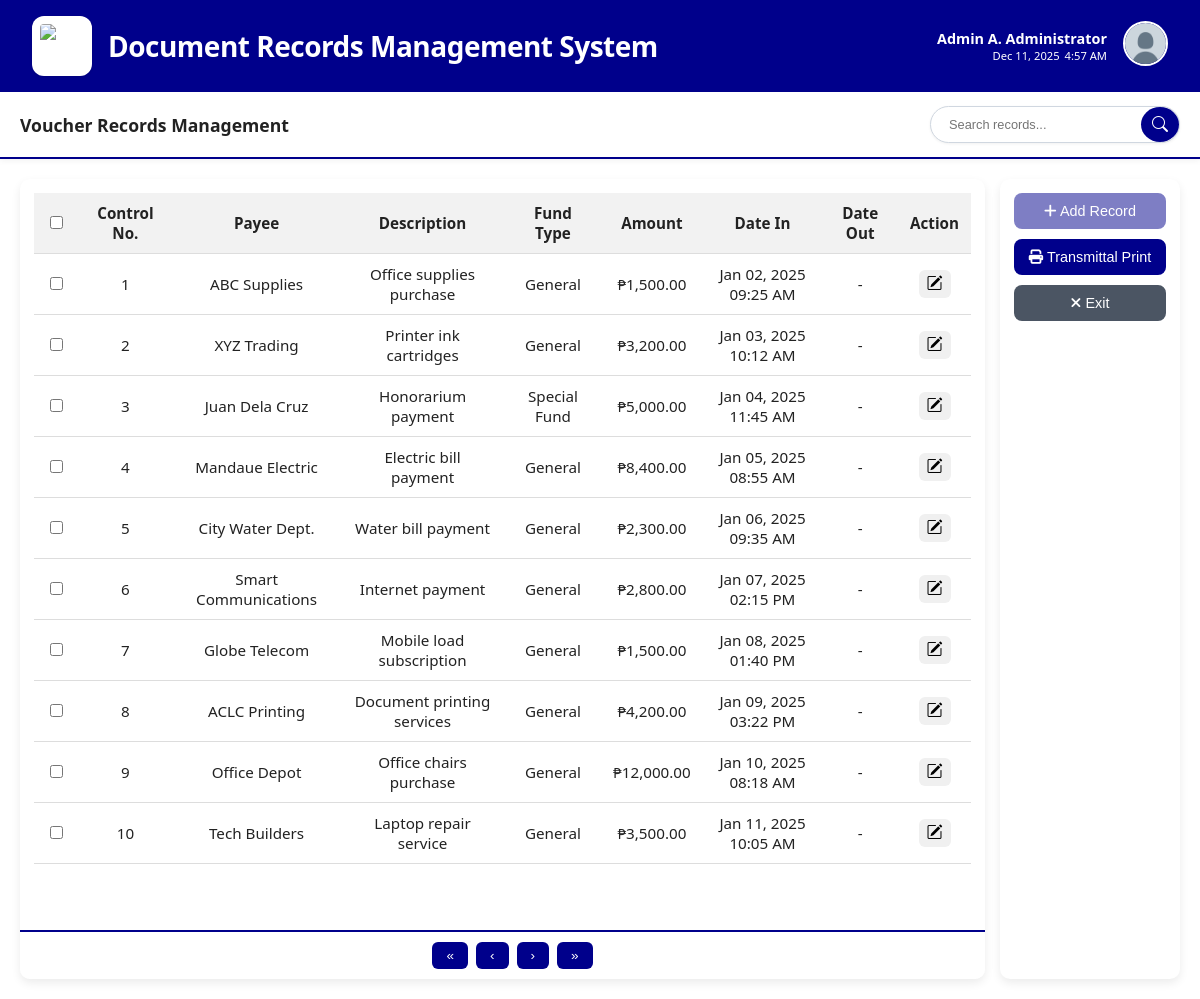
Screenshot of /users/document_voucher.php (signed in) with the database file from the repository.
### tables this page shows
CREATE TABLE `users` (
  `id` int(11) NOT NULL,
  `first_name` varchar(100) NOT NULL,
  `middle_initial` varchar(5) DEFAULT NULL,
  `last_name` varchar(100) NOT NULL,
  `username` varchar(100) NOT NULL,
  `email` varchar(255) NOT NULL,
  `password` varchar(255) NOT NULL,
  `role` enum('admin','encoder') NOT NULL,
  `status` enum('Active','Inactive') NOT NULL DEFAULT 'Active',
  `permissions` longtext DEFAULT NULL CHECK (json_valid(`permissions`)),
  `created_at` timestamp NOT NULL DEFAULT current_timestamp()
);

CREATE TABLE `documents` (
  `id` int(11) NOT NULL,
  `user_id` int(11) NOT NULL,
  `control_no` varchar(50) NOT NULL,
  `payee` varchar(255) NOT NULL,
  `description` text NOT NULL,
  `amount` decimal(20,2) NOT NULL,
  `date_in` datetime DEFAULT NULL,
  `date_out` datetime DEFAULT NULL,
  `fund_type` varchar(100) DEFAULT NULL,
  `bank_channel` varchar(100) DEFAULT NULL,
  `check_date` datetime DEFAULT NULL,
  `status` enum('In','Out','Check Out','Check Release') DEFAULT 'In',
  `check_no` varchar(50) DEFAULT NULL,
  `transmittal_id` varchar(5) DEFAULT NULL,
  `created_at` timestamp NOT NULL DEFAULT current_timestamp()
);

### users/document_voucher.php (the view, shortened to what this page needs)
<?php
include "../db.php";
$user_id = $_SESSION['user_id'];
$query = $conn->prepare("SELECT first_name, middle_initial, last_name, username, permissions FROM users WHERE id = ?");
$query->bind_param("i", $user_id);
$query->execute();
$result = $query->get_result();
if ($result->num_rows > 0) {
    $user = $result->fetch_assoc();
    $full_name = trim(
        ($user['first_name'] ?? '') . ' ' .
        (!empty($user['middle_initial']) ? strtoupper(substr($user['middle_initial'], 0, 1)) . '. ' : '') .
        ($user['last_name'] ?? '')
    );
} else {
    $full_name = $_SESSION['username'] ?? "User";
}
$user_permissions = [];
$canAccessVoucher = in_array("voucher_records", $user_permissions);
$currentDate = date("M d, Y");
?>
<!DOCTYPE html>
<html lang="en">
<head>
<link rel="stylesheet" href="../assets/css/users/document_voucher.css">
<link rel="stylesheet" href="https://cdnjs.cloudflare.com/ajax/libs/font-awesome/6.4.0/css/all.min.css">
<link rel="stylesheet" href="https://cdn.jsdelivr.net/npm/bootstrap-icons@1.13.1/font/bootstrap-icons.min.css">
</head>
<body>
<div class="header">
    <img src="../assets/images/office-of-treasurer.png" alt="Logo" class="logo">
    <h1>Document Records Management System</h1>
    <div class="header-right">
        <div class="header-user">
            <strong><?php echo htmlspecialchars($full_name); ?></strong>
            <span id="dateTime"><?php echo $currentDate; ?> <span id="liveTime"></span></span>
        </div>
        <div class="profile-container" style="position: relative;">
            <img src="../assets/images/profile.png" alt="Profile" class="header-profile" id="profileBtn">
        </div>
    </div>
</div>
<div class="navbar">
    <div class="left">
        Voucher Records Management
    </div>
    <div class="right">
        <div class="search-container">
            <input type="text" id="tableSearch" placeholder="Search records..." />
            <button id="searchBtn"><i class="bi bi-search"></i></button>
        </div>
    </div>
</div>
<div class="main-content">
    <div class="table-container">
        <table id="recordsTable">
            <thead>
                <tr>
                    <th><input type="checkbox" id="selectAll"></th>
                    <th>Control No.</th>
                    <th>Payee</th>
                    <th>Description</th>
                    <th>Fund Type</th>
                    <th>Amount</th>
                    <th>Date In</th>
                    <th>Date Out</th>
                    <th>Action</th>
                </tr>
            </thead>
            <tbody>
                <?php
                $result = $conn->query("SELECT * FROM documents WHERE date_out IS NULL");
                while ($row = $result->fetch_assoc()) {
                    $dateIn = $row['date_in'] ? date('M d, Y h:i A', strtotime($row['date_in'])) : '-';
                    $dateOut = $row['date_out'] ? date('M d, Y h:i A', strtotime($row['date_out'])) : '-';
                    echo "<tr>
                        <td><input type='checkbox' class='rowCheckbox' value='{$row['id']}' onclick='event.stopPropagation();'></td>
                        <td>{$row['control_no']}</td>
                        <td>{$row['payee']}</td>
                        <td>{$row['description']}</td>
                        <td>{$row['fund_type']}</td>
                        <td>₱" . number_format($row['amount'], 2) . "</td>
                        <td>{$dateIn}</td>
                        <td>{$dateOut}</td>
                        <td onclick='event.stopPropagation()'>
                            <button class='action-btn' onclick='showActionOptions({$row['id']})'>
                                <i class='bi bi-pencil-square'></i>
                            </button>
                        </td>
                    </tr>";
                }
                ?>
            </tbody>
        </table>
        <div class="footer">
            <button>&laquo;</button>
            <button>&lsaquo;</button>
            <button>&rsaquo;</button>
            <button>&raquo;</button>
        </div>
    </div>
    <div class="button-panel">
        <button onclick="addRow()" <?= !$canAccessVoucher ? 'disabled style="opacity:0.5;cursor:not-allowed;"' : '' ?>>
            <i class="fa-solid fa-plus"></i> Add Record
        </button>
        <button onclick="printSelectedTransmittal()">
            <i class="fa-solid fa-print"></i> Transmittal Print
        </button>
        <button onclick="window.location.href='../index.php'" style="background-color: #4b5563;">
            <i class="fa-solid fa-xmark"></i> Exit
        </button>
    </div>
</div>
</body>
</html>

### assets/css/users/document_voucher.css (style rules this page uses)
:root { --primary-blue: darkblue; --primary-blue-hover: rgb(0, 0, 206); --background-light: #ffffff; --table-navbar: #f2f2f2; --text-dark: #222; }
body { margin: 0; font-family: "Segoe UI", Arial, sans-serif; background-color: var(--background-light); color: var(--text-dark); height: 100vh; }
.header { background: darkblue; padding: 1rem 2rem; color: white; box-shadow: 0 4px 6px rgba(0,0,0,0.1); display: flex; align-items: center; gap: 1rem; }
.header .logo { height: 44px; width: 44px; object-fit: contain; background: white; border-radius: 12px; padding: 8px; box-shadow: 0 1px 3px rgba(0,0,0,0.12); }
.header h1 { font-size: 1.75rem; font-weight: 600; margin: 0; letter-spacing: -0.5px; }
.header-right { margin-left: auto; text-align: right; display: flex; align-items: center; gap: 1rem; }
.header-user { display: flex; flex-direction: column; align-items: flex-end; color: white; font-size: 0.9rem; }
.header-user #dateTime { display: inline-flex; gap: 5px; font-size: 0.7rem; }
.header-profile { height: 41px; width: 41px; border-radius: 50%; object-fit: cover; border: 2px solid white; }
.navbar { display: flex; align-items: center; justify-content: space-between; background-color: var(--background-light); padding: 14px 20px; font-size: 1.1rem; font-weight: 600; border-bottom: 2px solid var(--primary-blue); box-shadow: 0 2px 6px rgba(0,0,0,0.05); }
.navbar .left, .navbar .right { display: flex; align-items: center; gap: 15px; }
.right { width: 250px; }
.navbar input { padding: 6px 10px; border-radius: 6px; border: 1px solid #ccc; }
.main-content { display: grid; grid-template-columns: 1fr 180px; gap: 15px; padding: 20px; height: 100vh; }
.table-container { background-color: var(--background-light); padding: 14px; border-radius: 10px; box-shadow: 0 4px 10px rgba(0,0,0,0.08); position: relative; min-height: 350px; overflow: hidden; }
.footer { position: absolute; left: 0; bottom: 0; padding: 10px 0; width: 100%; background: var(--background-light); border-top: 1px solid #ddd; }
table { width: 100%; border-collapse: collapse; font-size: 0.95rem; }
th, td { padding: 10px 12px; border-bottom: 1px solid #ddd; text-align: center; }
th { background-color: var(--table-navbar); }
.action-btn { background: none; border: none; cursor: pointer; transition: all 0.3s ease; }
.button-panel { background-color: var(--background-light); display: flex; flex-direction: column; gap: 10px; padding: 14px; border-radius: 10px; box-shadow: 0 4px 10px rgba(0,0,0,0.08); }
.button-panel button { background-color: var(--primary-blue); border: none; padding: 10px; color: white; font-size: 0.9rem; cursor: pointer; border-radius: 8px; font-weight: 500; transition: all 0.25s ease; }
.footer { display: flex; justify-content: center; padding: 10px; gap: 8px; border-top: 2px solid var(--primary-blue); }
.footer button { padding: 6px 14px; background-color: var(--primary-blue); border: none; color: white; cursor: pointer; border-radius: 6px; font-size: 0.85rem; transition: all 0.25s ease; }
.action-btn { display: inline-flex; align-items: center; gap: 5px; padding: 5px 8px; color: #000000ff; background-color: #f0f0f0ff; border: none; border-radius: 6px; font-size: 0.9rem; font-weight: 500; cursor: pointer; transition: all 0.2s ease; }
.action-btn i { font-size: 1rem; }
.search-container { display: flex; align-items: center; background: #ffffff; border: 1px solid #d0d7e0; padding-left: 10px; border-radius: 30px; width: 260px; transition: all 0.25s ease; box-shadow: 0px 1px 3px rgba(0,0,0,0.06); }
.search-container input { flex: 1; border: none; outline: none; font-size: 0.8rem; background: transparent; padding-left: 8px; }
.search-container button { border: none; background: darkblue; color: #fff; width: 38px; height: 35px; border-radius: 50%; cursor: pointer; display: flex; align-items: center; justify-content: center; font-size: 1rem; transition: all 0.25s ease; }
.search-container button i { pointer-events: none; }

### rows the page displays
users: full_name "Admin A. Administrator"
documents: control_no "1", payee "ABC Supplies", description "Office supplies purchase", fund_type "General", amount "1,500.00", date_in "Jan 02, 2025 09:25 AM", date_out "-"
documents: control_no "2", payee "XYZ Trading", description "Printer ink cartridges", fund_type "General", amount "3,200.00", date_in "Jan 03, 2025 10:12 AM", date_out "-"
documents: control_no "3", payee "Juan Dela Cruz", description "Honorarium payment", fund_type "Special Fund", amount "5,000.00", date_in "Jan 04, 2025 11:45 AM", date_out "-"
documents: control_no "4", payee "Mandaue Electric", description "Electric bill payment", fund_type "General", amount "8,400.00", date_in "Jan 05, 2025 08:55 AM", date_out "-"
documents: control_no "5", payee "City Water Dept.", description "Water bill payment", fund_type "General", amount "2,300.00", date_in "Jan 06, 2025 09:35 AM", date_out "-"
documents: control_no "6", payee "Smart Communications", description "Internet payment", fund_type "General", amount "2,800.00", date_in "Jan 07, 2025 02:15 PM", date_out "-"
documents: control_no "7", payee "Globe Telecom", description "Mobile load subscription", fund_type "General", amount "1,500.00", date_in "Jan 08, 2025 01:40 PM", date_out "-"
documents: control_no "8", payee "ACLC Printing", description "Document printing services", fund_type "General", amount "4,200.00", date_in "Jan 09, 2025 03:22 PM", date_out "-"
documents: control_no "9", payee "Office Depot", description "Office chairs purchase", fund_type "General", amount "12,000.00", date_in "Jan 10, 2025 08:18 AM", date_out "-"
documents: control_no "10", payee "Tech Builders", description "Laptop repair service", fund_type "General", amount "3,500.00", date_in "Jan 11, 2025 10:05 AM", date_out "-"
